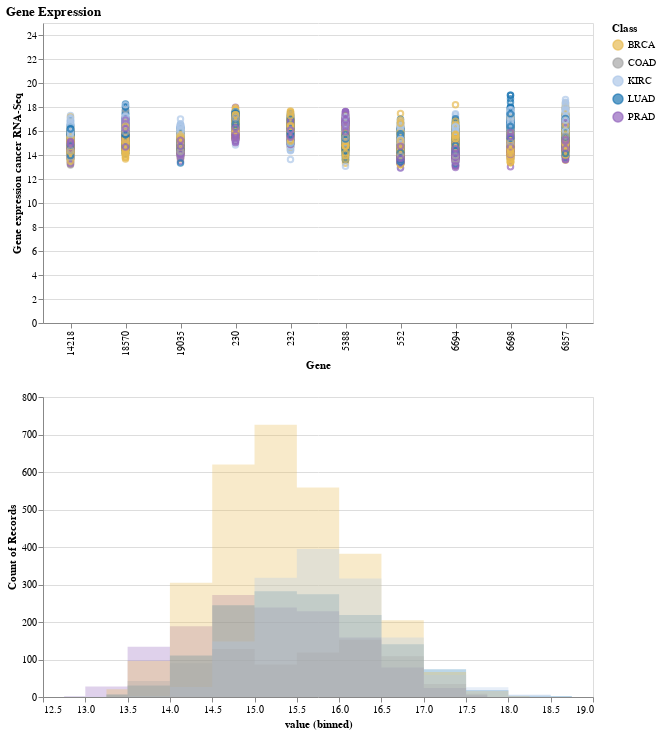

The notebook cell saved with this chart:
### Code cell
alt.data_transformers.disable_max_rows()

scale = alt.Scale(domain=['BRCA', 'COAD', 'KIRC', 'LUAD', 'PRAD'],
                  range=['#e7ba52', '#a7a7a7', '#aec7e8', '#1f77b4', '#9467bd'])
color = alt.Color('Class:N', scale=scale)

# We create two selections:
# - a brush that is active on the top panel
# - a multi-click that is active on the bottom panel
brush = alt.selection_interval(encodings=['x'])
click = alt.selection_multi(encodings=['color'])


# Top panel is scatter plot of temperature vs time
points = alt.Chart().mark_point().encode(
    alt.X('Gene:N', title='Gene'),
    alt.Y('value:Q',
        title='Gene expression cancer RNA-Seq',
        scale=alt.Scale(domain=[0, 25])
    ),
    color=alt.condition(brush, color, alt.value('lightgray'))
).properties(
    width=550,
    height=300
).add_selection(
    brush, click
).transform_filter(
    click
)

hists = alt.Chart().mark_area( 
    opacity=0.3, 
    interpolate='step'
).encode(
    x=alt.X('value:Q', bin=alt.Bin(maxbins=30)),
    y=alt.Y('count()',
            stack=None),
    color=alt.condition(click, color, alt.value('lightgray'))
).transform_filter(
    brush
).properties(
    width=550,
).add_selection(
    click
)

# Bottom panel is a bar chart of weather type
bars = alt.Chart().mark_bar().encode(
    x='count()',
    y='Class:N',
    color=alt.condition(click, color, alt.value('lightgray')),
).transform_filter(
    brush
).properties(
    width=550,
).add_selection(
    click
)

alt.vconcat(
    points,
    hists,
    data=data_genes_melt,
    title="Gene Expression"
)

### Figure 1 — Vega-Lite specification as saved in the notebook (floating-point values rounded to 4 significant figures; data arrays with more than 128 entries replaced by an {"elided": "..."} marker saying what was removed)
{"config": {"view": {"continuousWidth": 400, "continuousHeight": 300}}, "vconcat": [{"mark": "point", "encoding": {"color": {"condition": {"type": "nominal", "field": "Class", "scale": {"domain": ["BRCA", "COAD", "KIRC", "LUAD", "PRAD"], "range": ["#e7ba52", "#a7a7a7", "#aec7e8", "#1f77b4", "#9467bd"]}, "selection": "selector135"}, "value": "lightgray"}, "x": {"type": "nominal", "field": "Gene", "title": "Gene"}, "y": {"type": "quantitative", "field": "value", "scale": {"domain": [0, 25]}, "title": "Gene expression cancer RNA-Seq"}}, "height": 300, "selection": {"selector135": {"type": "interval", "encodings": ["x"]}, "selector136": {"type": "multi", "encodings": ["color"]}}, "transform": [{"filter": {"selection": "selector136"}}], "width": 550}, {"mark": {"type": "area", "interpolate": "step", "opacity": 0.3}, "encoding": {"color": {"condition": {"type": "nominal", "field": "Class", "scale": {"domain": ["BRCA", "COAD", "KIRC", "LUAD", "PRAD"], "range": ["#e7ba52", "#a7a7a7", "#aec7e8", "#1f77b4", "#9467bd"]}, "selection": "selector136"}, "value": "lightgray"}, "x": {"type": "quantitative", "bin": {"maxbins": 30}, "field": "value"}, "y": {"type": "quantitative", "aggregate": "count", "stack": null}}, "selection": {"selector136": {"type": "multi", "encodings": ["color"]}}, "transform": [{"filter": {"selection": "selector135"}}], "width": 550}], "data": {"name": "data-6d45c6d0437aeaa5c956ce83226a36c4"}, "title": "Gene Expression", "$schema": "https://vega.github.io/schema/vega-lite/v4.8.1.json", "datasets": {"data-6d45c6d0437aeaa5c956ce83226a36c4": {"elided": "8010 records"}}}
